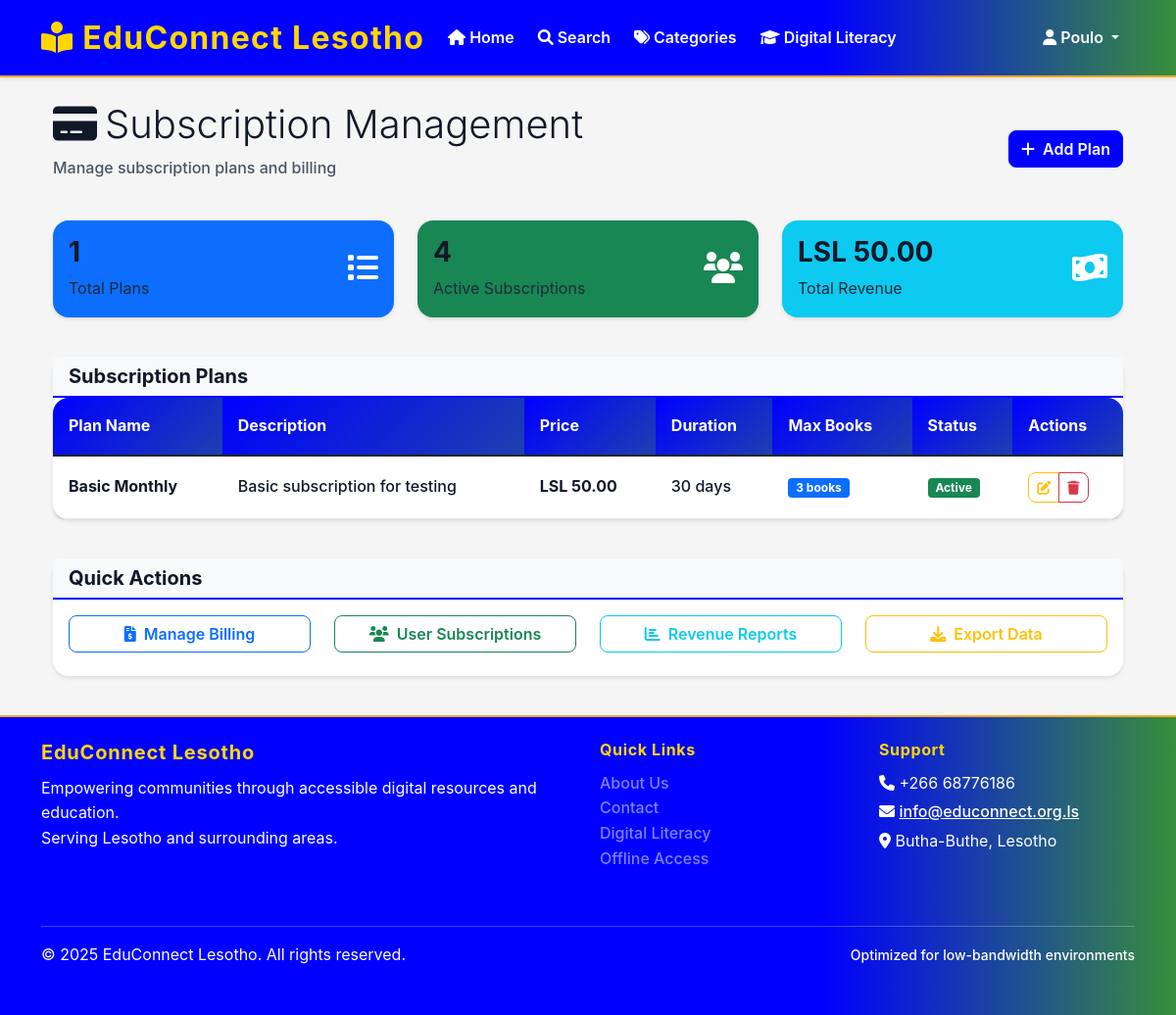
Page /admin/subscriptions (signed in) on the earlier database version.
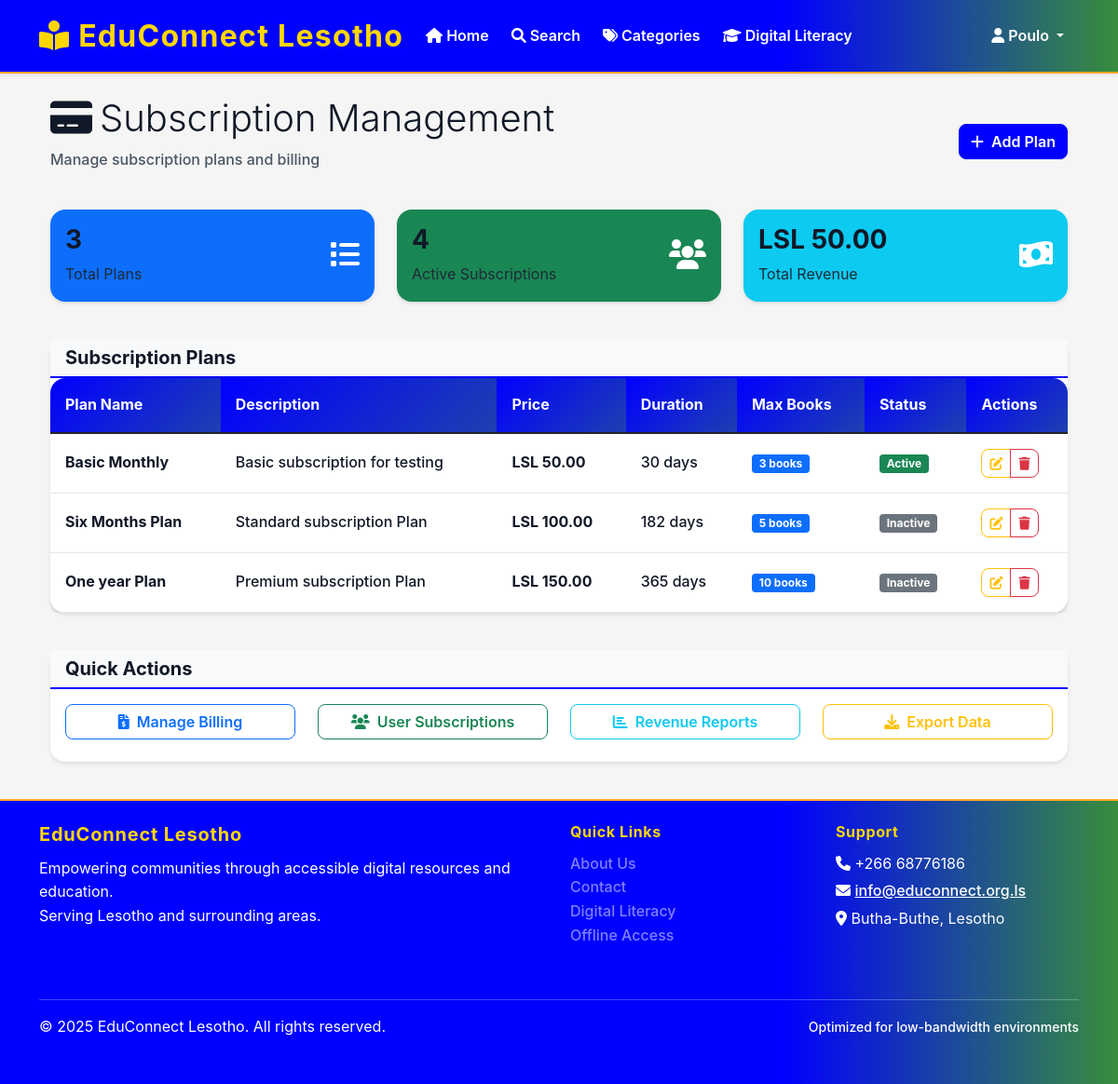
Same page on the later database version.
### app/models/subscription.py (models this page shows, shortened)
class SubscriptionPlan(db.Model):
    __tablename__ = 'subscription_plans'
    id = db.Column(db.Integer, primary_key=True)
    name = db.Column(db.String(100), nullable=False, unique=True)
    description = db.Column(db.Text)
    price = db.Column(Numeric(10, 2), nullable=False)
    duration_days = db.Column(db.Integer, nullable=False)  # Duration in days
    max_books = db.Column(db.Integer, nullable=False, default=1)  # Max books that can be borrowed at once
    is_active = db.Column(db.Boolean, default=True)
    created_at = db.Column(db.DateTime, default=datetime.utcnow)
    subscriptions = db.relationship('UserSubscription', backref='plan', lazy=True)

### app/routes/admin.py (the view)
@admin_bp.route('/subscriptions')
@admin_required
def subscriptions():
    plans = SubscriptionPlan.query.order_by(SubscriptionPlan.price).all()
    active_subscriptions = UserSubscription.query.filter_by(is_active=True).count()
    total_revenue = db.session.query(db.func.sum(BillingRecord.amount)).filter_by(status='paid').scalar() or 0
    form = SubscriptionPlanForm()
    return render_template('admin/subscriptions.html',
                         plans=plans,
                         active_subscriptions=active_subscriptions,
                         total_revenue=total_revenue,
                         form=form)

### app/models/user.py (called while the page is built)
    def is_admin(self):
        return self.role.role_name == 'admin'

    def is_librarian(self):
        return self.role.role_name in ['admin', 'librarian']

### app/routes/admin.py (called while the page is built)
def admin_required(f):
    @wraps(f)
    def decorated_function(*args, **kwargs):
        if not current_user.is_authenticated or not current_user.is_admin():
            flash('You need administrator privileges to access this page.', 'error')
            return redirect(url_for('main.index'))
        return f(*args, **kwargs)
    return decorated_function

### app/templates/admin/subscriptions.html (shortened to what the changed rows need)
{% extends "base.html" %}
{% block content %}
<div class="container-fluid">
    <div class="row mb-4">
        <div class="col-12">
            <div class="d-flex justify-content-between align-items-center">
                <div>
                    <h1 class="display-6 mb-2">
                        <i class="fas fa-credit-card me-2"></i>Subscription Management
                    </h1>
                </div>
            </div>
        </div>
    </div>
    <div class="row mb-4">
        <div class="col-md-4">
            <div class="card bg-primary text-white">
                <div class="card-body">
                    <div class="d-flex justify-content-between">
                        <div>
                            <h3 class="card-title">{{ plans|length }}</h3>
                            <p class="card-text">Total Plans</p>
                        </div>
                    </div>
                </div>
            </div>
        </div>
    </div>
    <div class="row">
        <div class="col-12">
            <div class="card">
                <div class="card-body p-0">
                    {% if plans %}
                    <div class="table-responsive">
                        <table class="table table-hover mb-0">
                            <thead class="table-light">
                                <tr>
                                    <th>Plan Name</th>
                                    <th>Description</th>
                                    <th>Price</th>
                                    <th>Duration</th>
                                    <th>Max Books</th>
                                    <th>Status</th>
                                    <th>Actions</th>
                                </tr>
                            </thead>
                            <tbody>
                                {% for plan in plans %}
                                <tr>
                                    <td>
                                        <strong>{{ plan.name }}</strong>
                                    </td>
                                    <td>
                                        {{ plan.description or 'No description' }}
                                    </td>
                                    <td>
                                        <span class="fw-bold">LSL {{ "%.2f"|format(plan.price) }}</span>
                                    </td>
                                    <td>
                                        {{ plan.duration_days }} days
                                    </td>
                                    <td>
                                        <span class="badge bg-primary">{{ plan.max_books }} books</span>
                                    </td>
                                    <td>
                                        {% if plan.is_active %}
                                        <span class="badge bg-success">Active</span>
                                        {% else %}
                                        <span class="badge bg-secondary">Inactive</span>
                                        {% endif %}
                                    </td>
                                    <td>
                                        <div class="btn-group" role="group">
                                            <button type="button" class="btn btn-outline-warning btn-sm"
                                                    data-bs-toggle="modal" data-bs-target="#editPlanModal"
                                                    data-plan-id="{{ plan.id }}"
                                                    data-plan-name="{{ plan.name }}"
                                                    data-plan-description="{{ plan.description }}"
                                                    data-plan-price="{{ plan.price }}"
                                                    data-plan-duration="{{ plan.duration_days }}"
                                                    data-plan-books="{{ plan.max_books }}"
                                                    data-plan-active="{{ plan.is_active }}"
                                                    title="Edit">
                                                <i class="fas fa-edit"></i>
                                            </button>
                                            <button type="button" class="btn btn-outline-danger btn-sm"
                                                    onclick="deletePlan('{{ plan.id }}', '{{ plan.name }}')" title="Delete">
                                                <i class="fas fa-trash"></i>
                                            </button>
                                        </div>
                                    </td>
                                </tr>
                                    {% endfor %}
                            </tbody>
                        </table>
                    </div>
                    {% else %}
                    <div class="text-center py-5">
                        <i class="fas fa-credit-card fa-3x text-muted mb-3"></i>
                        <h4 class="text-muted">No subscription plans found</h4>
                        <p class="text-muted">Create your first subscription plan</p>
                    </div>
                    {% endif %}
                </div>
            </div>
        </div>
    </div>
</div>
{% endblock %}

Differences in the rows shown:
added SubscriptionPlan: name "Six Months Plan", description "Standard subscription Plan", price "100.00", duration_days "182", max_books "5", is_active "Inactive"
added SubscriptionPlan: name "One year Plan", description "Premium subscription Plan", price "150.00", duration_days "365", max_books "10", is_active "Inactive"
Other differences:
{{ plans|length }}: "1" → "3"
